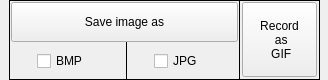
   <widget class="QFrame" name="Save_frames">
    <property name="geometry">
     <rect>
      <x>1</x>
      <y>180</y>
      <width>328</width>
      <height>80</height>
     </rect>
    </property>
    <property name="frameShape">
     <enum>QFrame::NoFrame</enum>
    </property>
    <property name="frameShadow">
     <enum>QFrame::Plain</enum>
    </property>
    <widget class="QFrame" name="photo_frame">
     <property name="geometry">
      <rect>
       <x>9</x>
       <y>0</y>
       <width>311</width>
       <height>80</height>
      </rect>
     </property>
     <property name="frameShape">
      <enum>QFrame::Box</enum>
     </property>
     <property name="frameShadow">
      <enum>QFrame::Plain</enum>
     </property>
     <widget class="QCheckBox" name="checkBoxBMP">
      <property name="geometry">
       <rect>
        <x>28</x>
        <y>50</y>
        <width>61</width>
        <height>22</height>
       </rect>
      </property>
      <property name="text">
       <string>BMP</string>
      </property>
     </widget>
     <widget class="QPushButton" name="ImageButton">
      <property name="geometry">
       <rect>
        <x>2</x>
        <y>2</y>
        <width>227</width>
        <height>40</height>
       </rect>
      </property>
      <property name="text">
       <string>Save image as</string>
      </property>
     </widget>
     <widget class="QCheckBox" name="checkBoxJPG">
      <property name="geometry">
       <rect>
        <x>145</x>
        <y>50</y>
        <width>61</width>
        <height>22</height>
       </rect>
      </property>
      <property name="text">
       <string>JPG</string>
      </property>
     </widget>
     <widget class="QPushButton" name="ButtonGif">
      <property name="geometry">
       <rect>
        <x>233</x>
        <y>2</y>
        <width>75</width>
        <height>75</height>
       </rect>
      </property>
      <property name="layoutDirection">
       <enum>Qt::LeftToRight</enum>
      </property>
      <property name="text">
       <string>Record
 as
 GIF</string>
      </property>
     </widget>
     <widget class="Line" name="line_3">
      <property name="windowModality">
       <enum>Qt::ApplicationModal</enum>
      </property>
      <property name="geometry">
       <rect>
        <x>220</x>
        <y>0</y>
        <width>20</width>
        <height>81</height>
       </rect>
      </property>
      <property name="autoFillBackground">
       <bool>false</bool>
      </property>
      <property name="styleSheet">
       <string notr="true">background-color: rgba(255, 255, 255, 0);</string>
      </property>
      <property name="frameShadow">
       <enum>QFrame::Plain</enum>
      </property>
      <property name="orientation">
       <enum>Qt::Vertical</enum>
      </property>
     </widget>
     <widget class="Line" name="line_2">
      <property name="windowModality">
       <enum>Qt::ApplicationModal</enum>
      </property>
      <property name="geometry">
       <rect>
        <x>117</x>
        <y>42</y>
        <width>1</width>
        <height>39</height>
       </rect>
      </property>
      <property name="autoFillBackground">
       <bool>false</bool>
      </property>
      <property name="styleSheet">
       <string notr="true">background-color: rgba(255, 255, 255, 0);</string>
      </property>
      <property name="frameShadow">
       <enum>QFrame::Plain</enum>
      </property>
      <property name="orientation">
       <enum>Qt::Vertical</enum>
      </property>
     </widget>
    </widget>
   </widget>
